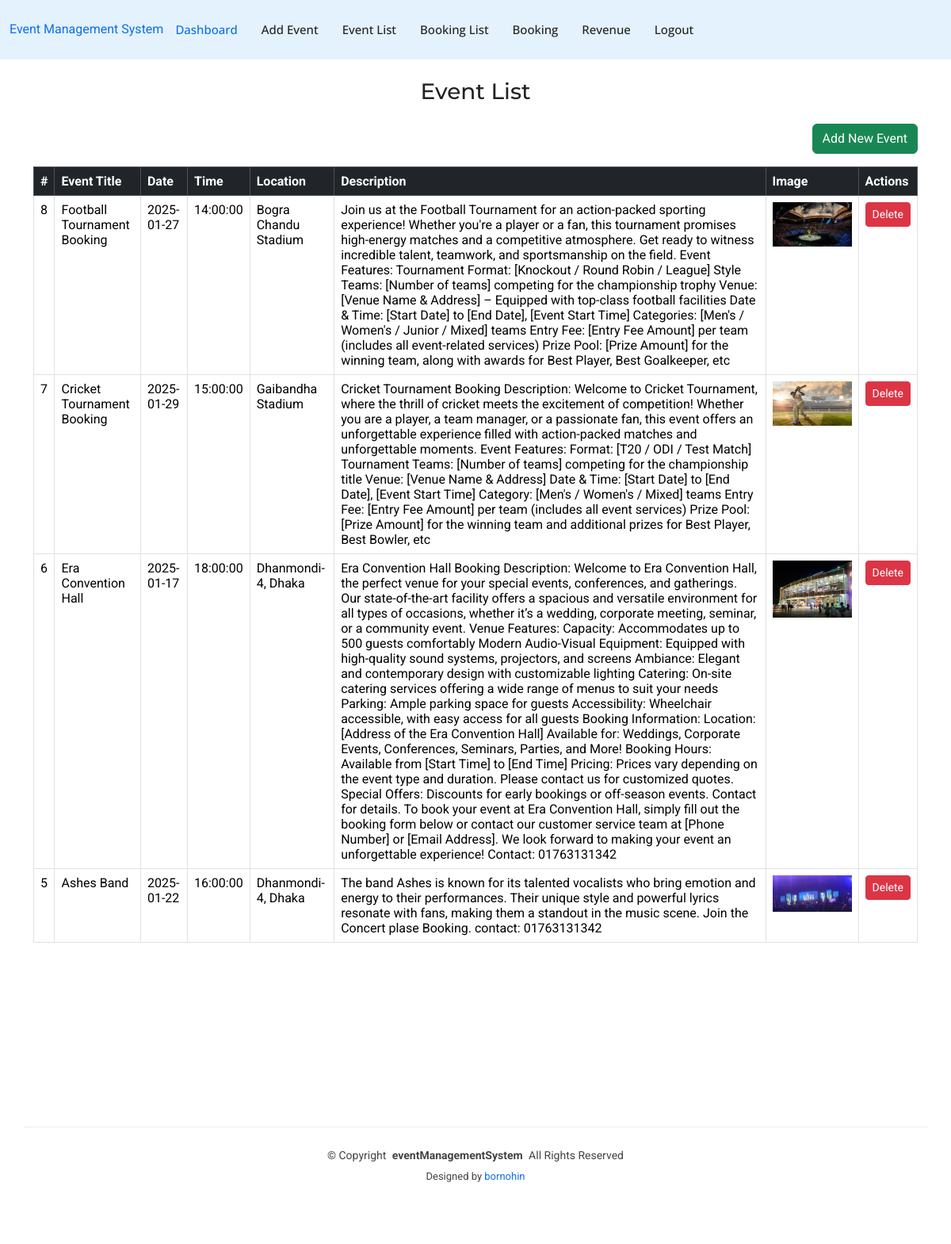
Screenshot of /admin/event-list.php with the database file from the repository.
### tables this page shows
CREATE TABLE `events` (
  `id` int(11) NOT NULL,
  `event_title` varchar(255) NOT NULL,
  `event_date` date NOT NULL,
  `event_time` time NOT NULL,
  `event_location` varchar(255) NOT NULL,
  `event_description` text NOT NULL,
  `price` decimal(10,2) NOT NULL,
  `event_image` varchar(255) NOT NULL,
  `created_at` timestamp NOT NULL DEFAULT current_timestamp()
);

### admin/event-list.php (the view, shortened to what this page needs)
<?php
include('connect.php');
include('header.php');
?>
<!DOCTYPE html>
<html lang="en">
<head>
</head>
<body>
    <div class="container mt-4">
        <h3 class="text-center mb-4">Event List</h3>
        <div class="text-end mb-3">
            <a href="add-event.php" class="btn btn-success">Add New Event</a>
        </div>
        <table class="table table-bordered table-hover">
            <thead class="table-dark">
                <tr>
                    <th>#</th>
                    <th>Event Title</th>
                    <th>Date</th>
                    <th>Time</th>
                    <th>Location</th>
                    <th>Description</th>
                    <th>Image</th>
                    <th>Actions</th>
                </tr>
            </thead>
            <tbody>
                <?php
                $sql = "SELECT * FROM events ORDER BY id DESC";
                $result = mysqli_query($conn, $sql);
                if (mysqli_num_rows($result) > 0) {
                    while ($row = mysqli_fetch_assoc($result)) {
                        echo "
                        <tr>
                            <td>{$row['id']}</td>
                            <td>{$row['event_title']}</td>
                            <td>{$row['event_date']}</td>
                            <td>{$row['event_time']}</td>
                            <td>{$row['event_location']}</td>
                            <td>{$row['event_description']}</td>
                            <td><img src='uploads/{$row['event_image']}' alt='{$row['event_title']}' width='100'></td>
                            <td>
                                <a href='delete-event.php?id={$row['id']}' class='btn btn-danger btn-sm' onclick='return confirm(\"Are you sure you want to delete this event?\")'>Delete</a>
                            </td>
                        </tr>";
                    }
                } else {
                    echo "<tr><td colspan='8' class='text-center'>No events found</td></tr>";
                }
                ?>
            </tbody>
        </table>
    </div>
    <?php include('footer.php'); ?>
</body>
</html>

### assets/css/main.css (style rules this page uses)
:root { --default-font: "Roboto", system-ui, -apple-system, "Segoe UI", Roboto, "Helvetica Neue", Arial, "Noto Sans", "Liberation Sans", sans-serif, "Apple Color Emoji", "Segoe UI Emoji", "Segoe UI Symbol", "Noto Color Emoji"; --heading-font: "Montserrat", sans-serif; --nav-font: "Open Sans", sans-serif; }
:root { --background-color: #ffffff; --default-color: #444444; --heading-color: #222222; --accent-color: #106eea; --surface-color: #ffffff; --contrast-color: #ffffff; }
:root { --nav-color: #222222; --nav-hover-color: #106eea; --nav-mobile-background-color: #ffffff; --nav-dropdown-background-color: #ffffff; --nav-dropdown-color: #222222; --nav-dropdown-hover-color: #106eea; }
:root { scroll-behavior: smooth; }
body { color: var(--default-color); background-color: var(--background-color); font-family: var(--default-font); }
a { color: var(--accent-color); text-decoration: none; transition: 0.3s; }
h1, h2, h3, h4, h5, h6 { color: var(--heading-color); font-family: var(--heading-font); }

### rows the page displays
events: id "8", event_title "Football Tournament Booking", event_date "2025-01-27", event_time "14:00:00", event_location "Bogra Chandu Stadium", event_description "Join us at the Football Tournament for an action-packed sporting experience! Whether you're a player or a fan, this tournament promises high-energy matches and a competitive atmosphere. Get ready to witness incredible talent, teamwork, and sportsmanship on the field. Event Features: Tournament Format: [Knockout / Round Robin / League] Style Teams: [Number of teams] competing for the championship trophy Venue: [Venue Name & Address] – Equipped with top-class football facilities Date & Time: [Start Date] to [End Date], [Event Start Time] Categories: [Men's / Women's / Junior / Mixed] teams Entry Fee: [Entry Fee Amount] per team (includes all event-related services) Prize Pool: [Prize Amount]…", event_image (picture)
events: id "7", event_title "Cricket Tournament Booking", event_date "2025-01-29", event_time "15:00:00", event_location "Gaibandha Stadium", event_description "Cricket Tournament Booking Description: Welcome to Cricket Tournament, where the thrill of cricket meets the excitement of competition! Whether you are a player, a team manager, or a passionate fan, this event offers an unforgettable experience filled with action-packed matches and unforgettable moments. Event Features: Format: [T20 / ODI / Test Match] Tournament Teams: [Number of teams] competing for the championship title Venue: [Venue Name & Address] Date & Time: [Start Date] to [End Date], [Event Start Time] Category: [Men's / Women's / Mixed] teams Entry Fee: [Entry Fee Amount] per team (includes all event services) Prize Pool: [Prize Amount] for the winning team and additional prizes…", event_image (picture)
events: id "6", event_title "Era Convention Hall", event_date "2025-01-17", event_time "18:00:00", event_location "Dhanmondi-4, Dhaka", event_description "Era Convention Hall Booking Description: Welcome to Era Convention Hall, the perfect venue for your special events, conferences, and gatherings. Our state-of-the-art facility offers a spacious and versatile environment for all types of occasions, whether it’s a wedding, corporate meeting, seminar, or a community event. Venue Features: Capacity: Accommodates up to 500 guests comfortably Modern Audio-Visual Equipment: Equipped with high-quality sound systems, projectors, and screens Ambiance: Elegant and contemporary design with customizable lighting Catering: On-site catering services offering a wide range of menus to suit your needs Parking: Ample parking space for guests Accessibility:…", event_image (picture)
events: id "5", event_title "Ashes Band", event_date "2025-01-22", event_time "16:00:00", event_location "Dhanmondi-4, Dhaka", event_description "The band Ashes is known for its talented vocalists who bring emotion and energy to their performances. Their unique style and powerful lyrics resonate with fans, making them a standout in the music scene. Join the Concert plase Booking. contact: 01763131342", event_image (picture)
